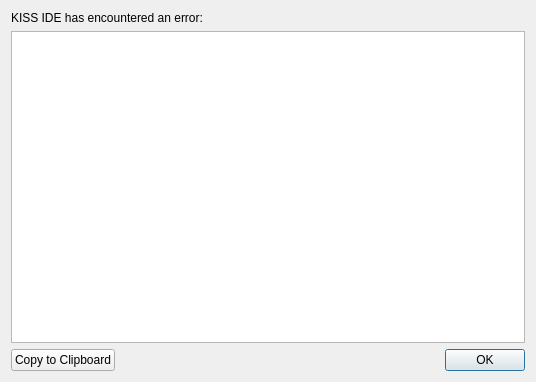
<?xml version="1.0" encoding="UTF-8"?>
<ui version="4.0">
 <class>MessageDialog</class>
 <widget class="QDialog" name="MessageDialog">
  <property name="geometry">
   <rect>
    <x>0</x>
    <y>0</y>
    <width>536</width>
    <height>382</height>
   </rect>
  </property>
  <property name="windowTitle">
   <string>Error</string>
  </property>
  <layout class="QVBoxLayout" name="verticalLayout">
   <item>
    <widget class="QLabel" name="ui_label">
     <property name="text">
      <string>KISS IDE has encountered an error:</string>
     </property>
    </widget>
   </item>
   <item>
    <widget class="QTextBrowser" name="ui_message">
     <property name="openExternalLinks">
      <bool>true</bool>
     </property>
     <property name="openLinks">
      <bool>false</bool>
     </property>
    </widget>
   </item>
   <item>
    <layout class="QHBoxLayout" name="horizontalLayout">
     <item>
      <widget class="QPushButton" name="ui_copy">
       <property name="text">
        <string>Copy to Clipboard</string>
       </property>
      </widget>
     </item>
     <item>
      <widget class="QDialogButtonBox" name="ui_buttons">
       <property name="orientation">
        <enum>Qt::Horizontal</enum>
       </property>
       <property name="standardButtons">
        <set>QDialogButtonBox::Ok</set>
       </property>
      </widget>
     </item>
    </layout>
   </item>
  </layout>
 </widget>
 <resources/>
 <connections>
  <connection>
   <sender>ui_buttons</sender>
   <signal>accepted()</signal>
   <receiver>MessageDialog</receiver>
   <slot>accept()</slot>
   <hints>
    <hint type="sourcelabel">
     <x>248</x>
     <y>254</y>
    </hint>
    <hint type="destinationlabel">
     <x>157</x>
     <y>274</y>
    </hint>
   </hints>
  </connection>
  <connection>
   <sender>ui_buttons</sender>
   <signal>rejected()</signal>
   <receiver>MessageDialog</receiver>
   <slot>reject()</slot>
   <hints>
    <hint type="sourcelabel">
     <x>316</x>
     <y>260</y>
    </hint>
    <hint type="destinationlabel">
     <x>286</x>
     <y>274</y>
    </hint>
   </hints>
  </connection>
 </connections>
</ui>
